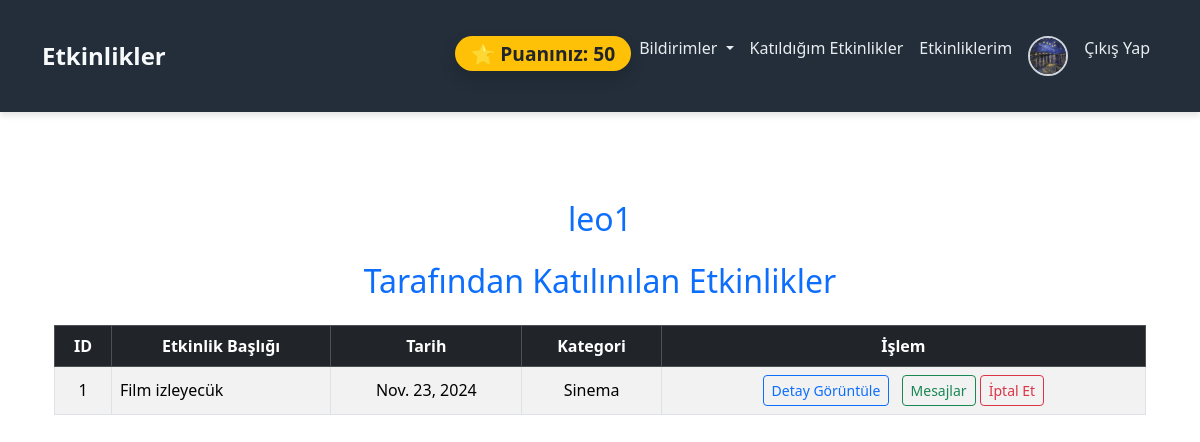
Screenshot of /attended-events/4 (signed in) with the database file from the repository.
### users/models.py (models this page shows, shortened)
class User(AbstractUser):
    id = models.AutoField(primary_key=True)
    username = models.CharField(max_length=150,unique=True)
    password = models.CharField(max_length=150)
    name = models.CharField(max_length=150)
    surname = models.CharField(max_length=150)
    birthdate = models.DateField(max_length=150)
    gender = models.CharField(max_length=150)
    email = models.EmailField(max_length=150,unique=True)
    phone_number = models.CharField(max_length=128)
    interests = models.CharField(max_length=150)
    profilepicture=models.ImageField(upload_to='uploads/profile_pictures/', null=True, blank=True)
    verification_code = models.CharField(max_length=6, blank=True, null=True)
    location = models.CharField(max_length=100,default="İstanbul")
    latitude = models.FloatField(blank=True, null=True)  # Enlem
    longitude = models.FloatField(blank=True, null=True)  # Boylam
    is_admin = models.BooleanField(default=False)
    score = models.IntegerField(default=20)
    groups = models.ManyToManyField(
        'auth.Group',
        related_name='user_groups',  # Özel ilişkili ad
        blank=True,
    )
    user_permissions = models.ManyToManyField(
        'auth.Permission',
        related_name='user_permissions',  # Özel ilişkili ad
        blank=True,
    )

class Event(models.Model):
    title = models.CharField(max_length=150)
    description = models.TextField()
    date = models.DateField(default=now)
    start_time = models.TimeField(default=now)
    end_time = models.TimeField(default=now)
    latitude = models.FloatField(blank=True, null=True)  # Enlem
    longitude = models.FloatField(blank=True, null=True)  # Boylam
    category = models.CharField(max_length=100, default="Genel")
    approved = models.BooleanField(default=False)
    created_by = models.ForeignKey(
        User,
        on_delete=models.CASCADE,
        related_name="created_events",
        default=1  # Varsayılan kullanıcı ID'si
    )
    def __str__(self):
        return self.title

### users/views.py (the view)
# urls.py: path('attended-events/<int:user_id>', views.admin_attended_events, name='admin_attended_events'),
def admin_attended_events(request,user_id):
    user = get_object_or_404(User,id=user_id)
    attended_events = get_attended_events(user)
    print(attended_events)
    return render(request,'admin_attended_events.html',{'events': attended_events,'selecteduser' : user})

### users/context_processors.py (called while the page is built)
def notifications_context(request):
    if request.user.is_authenticated:
        notifications = Notification.objects.filter(user=request.user).order_by('-created_at')
        unread_count = notifications.filter(is_read=False).count()
        return {
            'notifications': notifications[:5],  # İlk 5 bildirimi gönder
            'unread_count': unread_count  # Okunmamış bildirim sayısı
        }
    return {'notifications': [], 'unread_count': 0}

### users/views.py (called while the page is built)
def get_attended_events(user):
    return Event.objects.filter(participation__user=user)

### templates/admin_attended_events.html (shortened to what this page needs)
{% extends 'base.html' %}
{% block content %}
<div class="container mt-5">
    <h2 class="text-center text-primary mb-4">{{selecteduser.username}}</h2>
    <h2 class="text-center text-primary mb-4">Tarafından Katılınılan Etkinlikler</h2>
    {% if events %}
        <div class="table-responsive">
            <table class="table table-striped table-bordered align-middle">
                <thead class="table-dark text-center">
                    <tr>
                        <th>ID</th>
                        <th>Etkinlik Başlığı</th>
                        <th>Tarih</th>
                        <th>Kategori</th>
                        <th>İşlem</th>
                    </tr>
                </thead>
                <tbody>
                    {% for event in events %}
                        <tr>
                            <td class="text-center">{{ event.id }}</td>
                            <td>{{ event.title }}</td>
                            <td class="text-center">{{ event.date }}</td>
                            <td class="text-center">{{ event.category }}</td>
                            <td class="text-center">
                                <a href="{% url 'event_detail' event.id %}" class="btn btn-outline-primary btn-sm me-2">Detay Görüntüle</a>
                                <a href="{% url 'event_messages' event.id %}" class="btn btn-outline-success btn-sm">Mesajlar</a>
                                <form action="{% url 'cancel_attend' event.id %}" method="post" style="display:inline;">
                                    <button type="submit" class="btn btn-outline-danger btn-sm">İptal Et</button>
                                </form>
                            </td>
                        </tr>
                    {% endfor %}
                </tbody>
            </table>
        </div>
    {% else %}
        <div class="alert alert-warning text-center">
            Henüz katılınılan bir etkinlik bulunmamaktadır.
        </div>
    {% endif %}
</div>
{% endblock %}

### templates/base.html (shortened to what this page needs)
<!DOCTYPE html>
<html lang="en">
<head>
    {% load static %}
    <link rel="stylesheet" href="{% static 'css/styles.css' %}">
    <link href="https://cdn.jsdelivr.net/npm/bootstrap@5.3.3/dist/css/bootstrap.min.css" rel="stylesheet">
</head>
<body>
    <nav class="navbar navbar-expand-lg navbar-dark ">
        <div class="container">
            <a class="navbar-brand" href="/">Etkinlikler</a>
            <div class="collapse navbar-collapse" id="navbarNav">
                <ul class="navbar-nav ms-auto">
                    {% if user.is_authenticated %}
                    <span class="navbar-text ms-3">
                        <span class="badge bg-warning text-dark px-3 py-2 rounded-pill shadow">
                            ⭐ Puanınız: <strong>{{ user.score }}</strong>
                        </span>
                    </span>
                    <li class="nav-item dropdown">
                        <a class="nav-link dropdown-toggle" href="#" id="notificationsDropdown" role="button" data-bs-toggle="dropdown" aria-expanded="false">
                            Bildirimler
                        </a>
                    </li>
                    <li class="nav-item">
                        <a class="nav-link" href="{% url 'attended_events' %}">Katıldığım Etkinlikler</a>
                    </li>
                    <li class="nav-item">
                        <a class="nav-link" href="{% url 'event_list' %}">Etkinliklerim</a>
                    </li>
                    <li class="nav-item">
                        <a class="nav-link" href="{% url 'edit_profile' %}">
                            <img src="{{ user.profilepicture.url }}" alt="Profil Resmi" class="rounded-circle" width="40" height="40">
                        </a>
                    </li>
                    <li class="nav-item">
                        <a class="nav-link" href="{% url 'logout' %}">Çıkış Yap</a>
                    </li>
                    {% endif %}
                </ul>
            </div>
        </div>
    </nav>
<div class="container">
    {% block content %}{% endblock %}
</div>
</body>
</html>

### users/static/css/styles.css (style rules this page uses)
.navbar { background-color: #232e3a; box-shadow: 0px 4px 6px rgba(0, 0, 0, 0.1); }
.navbar .navbar-brand { font-size: 1.5rem; font-weight: bold; color: #f8f9fa; }
.navbar .nav-link { color: #e9ecef; font-weight: 500; transition: color 0.3s ease; }
.navbar-text .badge { font-size: 1.2rem; font-weight: bold; animation: glow 2s infinite alternate; }
.navbar .nav-link img { border: 2px solid #ced4da; transition: border 0.3s ease; }
body { background-color: #3b3b3b; color: #212529; font-family: "Arial", sans-serif; }
.container { padding-top: 20px; padding-bottom: 20px; }
.table { border-collapse: collapse; width: 100%; }
.table th { background-color: #6c757d; color: #ffffff; padding: 10px; }
.table td { padding: 10px; border-bottom: 1px solid #dee2e6; }

### rows the page displays
User: score "50", profilepicture (picture)
User: username "leo1"
Event: id "1", title "Film izleyecük", date "Nov. 23, 2024", category "Sinema"
